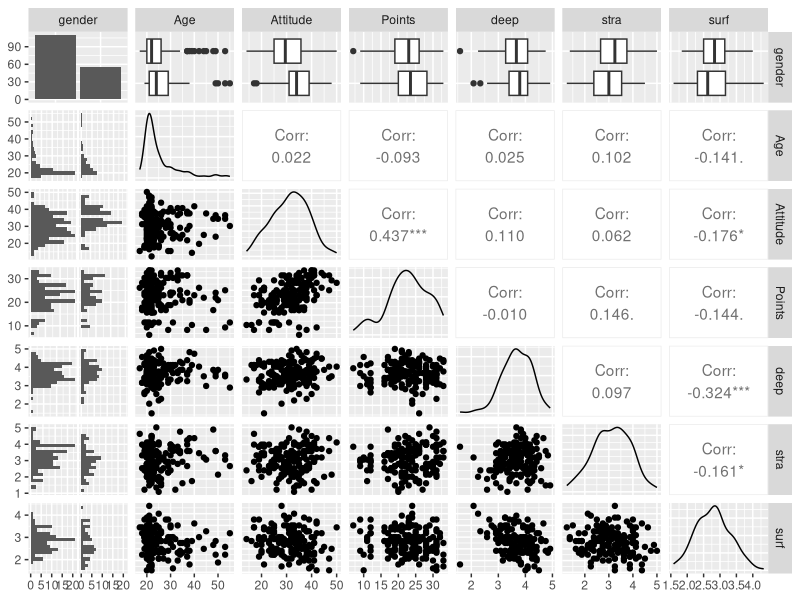
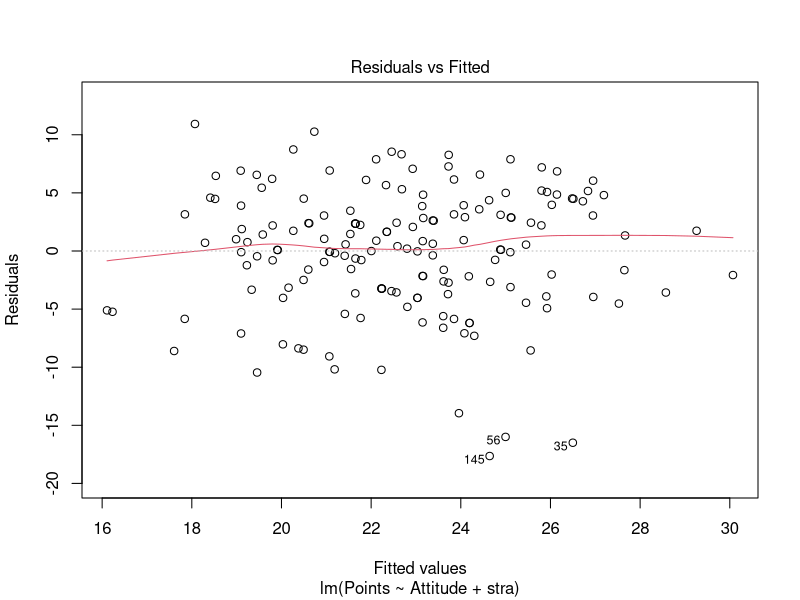
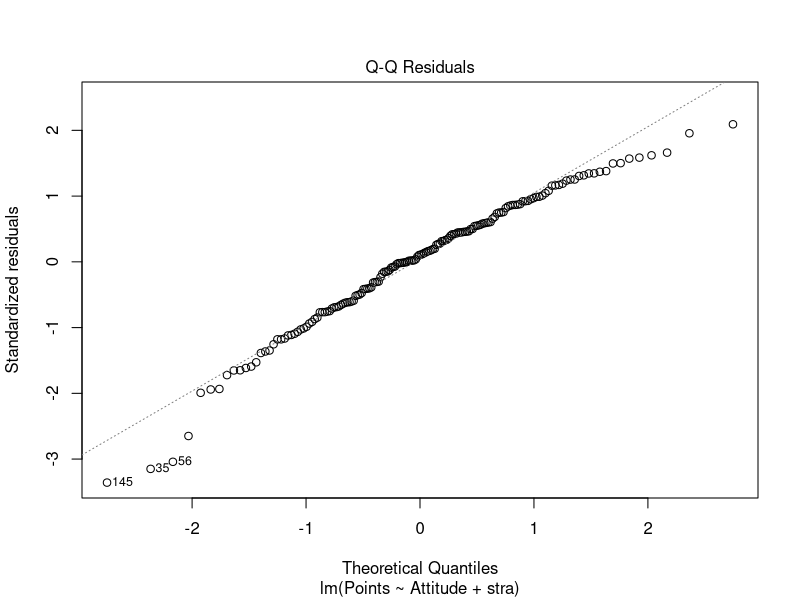
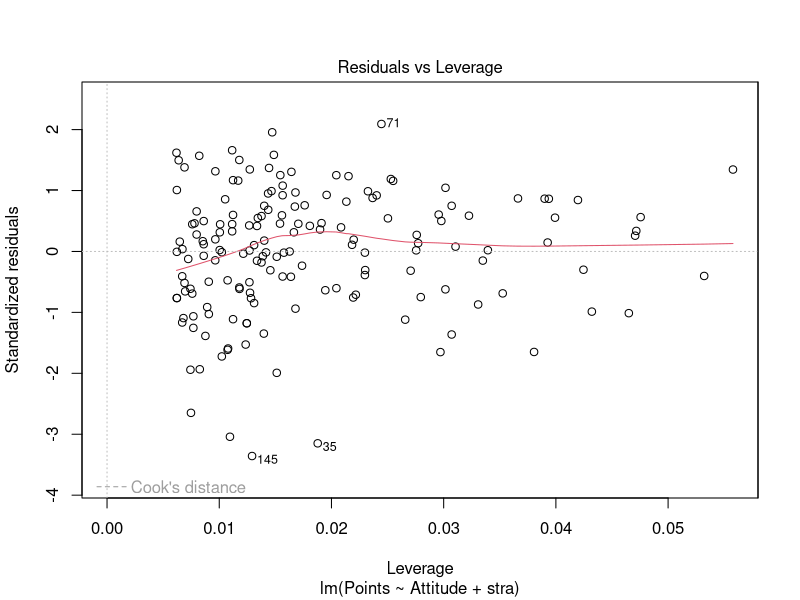

The R source for these figures, in order:
## ---- chunk 1
learning2014 <- read.table("./data/learning2014.txt",header=TRUE)
# First, check that the structure of the data is OK
summary(learning2014)
## ---- chunk 2
#Then, visualize the data

#get access to gglot2 and GGally libraries
library(GGally)
library(ggplot2)

plt <- ggpairs(learning2014, mapping = aes(), lower = list(combo = wrap("facethist", bins = 20)))
plt

## ---- chunk 3
#here the data is modeled using multiple linear regression. Points is the dependent variable, Attitude,stra and surf are the explanatory variables
learning_model <- lm(Points ~ Attitude+stra+surf, data = learning2014)
summary(learning_model)
## ---- chunk 4
#same as before, without surf
learning_model2 <- lm(Points ~ Attitude+stra, data = learning2014)
summary(learning_model2)
## ---- chunk 5
plot(learning_model2,which=c(1))
## ---- chunk 6
plot(learning_model2,which=c(2))
## ---- chunk 7
plot(learning_model2,which=c(5))
